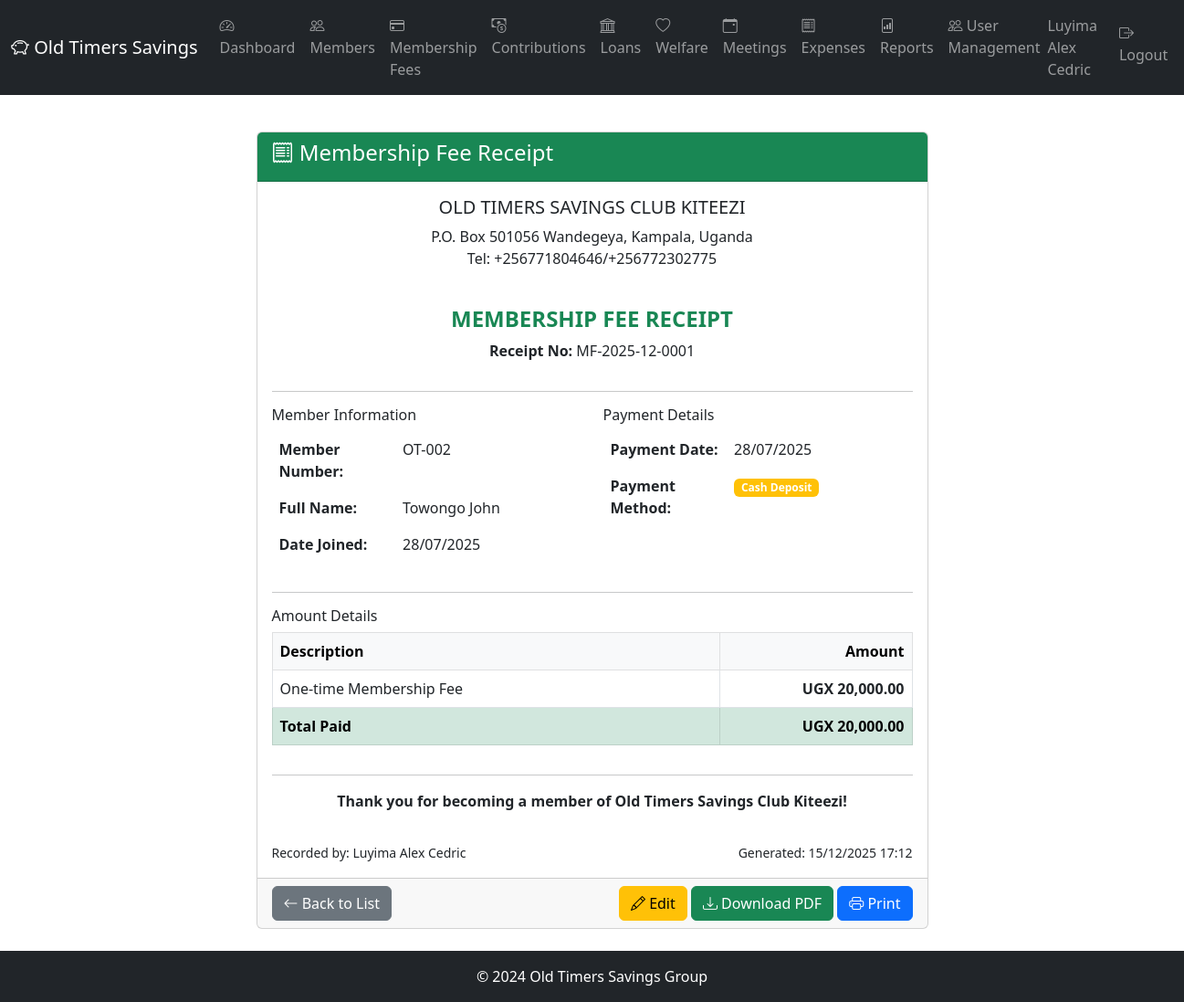
/membership-fees/receipt/MF-2025-12-0001 (signed in), run on the app's committed database.
### app/models/member.py (models this page shows, shortened)
class Member(db.Model):
    __tablename__ = 'members'
    id = db.Column(db.Integer, primary_key=True)
    member_number = db.Column(db.String(10), unique=True, nullable=False)  # OT-001
    full_name = db.Column(db.String(100), nullable=False)
    national_id = db.Column(db.String(20), unique=True)
    date_of_birth = db.Column(db.Date)
    gender = db.Column(db.String(10))  # Male, Female
    phone_primary = db.Column(db.String(20), nullable=False)
    phone_secondary = db.Column(db.String(20))
    email = db.Column(db.String(100))
    physical_address = db.Column(db.Text)
    occupation = db.Column(db.String(100))
    date_joined = db.Column(db.Date, nullable=False)
    membership_fee_paid = db.Column(db.Boolean, default=False)
    membership_fee_date = db.Column(db.Date)
    membership_fee_receipt = db.Column(db.String(20))
    status = db.Column(db.String(20), default='Active')  # Active, Inactive, Suspended, Expelled, Deceased
    total_contributed = db.Column(db.Numeric(15, 2), default=0.00)
    consecutive_months_paid = db.Column(db.Integer, default=0)
    last_contribution_date = db.Column(db.Date)
    qualified_for_benefits = db.Column(db.Boolean, default=False)
    suspension_date = db.Column(db.Date)
    expulsion_date = db.Column(db.Date)
    expulsion_reason = db.Column(db.Text)
    refund_amount = db.Column(db.Numeric(15, 2))
    refund_paid = db.Column(db.Boolean, default=False)
    created_at = db.Column(db.DateTime, default=datetime.utcnow)
    updated_at = db.Column(db.DateTime, default=datetime.utcnow, onupdate=datetime.utcnow)
    created_by = db.Column(db.Integer)
    next_of_kin = db.relationship('NextOfKin', backref='member', lazy='dynamic', cascade='all, delete-orphan')
    contributions = db.relationship('Contribution', backref='member', lazy='dynamic')
    welfare_requests = db.relationship('WelfareRequest', backref='member', lazy='dynamic')
    loans = db.relationship('Loan', backref='member', lazy='dynamic', foreign_keys='Loan.member_id')
    loans_guaranteed1 = db.relationship('Loan', foreign_keys='Loan.guarantor1_id', lazy='dynamic')
    loans_guaranteed2 = db.relationship('Loan', foreign_keys='Loan.guarantor2_id', lazy='dynamic')

### app/models/contribution.py (models this page shows, shortened)
class Receipt(db.Model):
    __tablename__ = 'receipts'
    id = db.Column(db.Integer, primary_key=True)
    receipt_number = db.Column(db.String(20), unique=True, nullable=False)
    contribution_id = db.Column(db.Integer, db.ForeignKey('contributions.id'))
    receipt_type = db.Column(db.String(20), nullable=False)  # Contribution, MembershipFee, LoanRepayment
    member_id = db.Column(db.Integer, db.ForeignKey('members.id'), nullable=False)
    amount = db.Column(db.Numeric(15, 2), nullable=False)
    payment_date = db.Column(db.Date, nullable=False)
    payment_method = db.Column(db.String(20), nullable=False)
    transaction_reference = db.Column(db.String(50))
    description = db.Column(db.Text)
    pdf_path = db.Column(db.String(255))
    generated_by = db.Column(db.Integer, db.ForeignKey('users.id'), nullable=False)
    created_at = db.Column(db.DateTime, default=datetime.utcnow)
    member = db.relationship('Member')
    generator = db.relationship('User', foreign_keys=[generated_by])

### app/routes/membership_fees.py (the view)
@membership_fees.route('/receipt/<string:receipt_number>')
@login_required
def view_receipt(receipt_number):
    if not (current_user.is_executive() or current_user.is_super_admin() or current_user.is_auditor()):
        abort(403)
    receipt = Receipt.query.filter_by(receipt_number=receipt_number).first_or_404()
    if receipt.receipt_type != 'MembershipFee':
        flash('This is not a membership fee receipt!', 'danger')
        return redirect(url_for('membership_fees.list_members'))
    return render_template('membership_fees/receipt.html', receipt=receipt)

### app/models/user.py (called while the page is built)
@login_manager.user_loader
def load_user(user_id):
    return User.query.get(int(user_id))

    def is_super_admin(self):
        return self.role == 'SuperAdmin'

    def is_executive(self):
        return self.role == 'Executive'

### app/templates/membership_fees/receipt.html (shortened to what this page needs)
{% extends "base.html" %}
{% block content %}
<div class="container py-4">
    <div class="row justify-content-center">
        <div class="col-md-8">
            <div class="card">
                <div class="card-header bg-success text-white">
                    <h4><i class="bi bi-receipt"></i> Membership Fee Receipt</h4>
                </div>
                <div class="card-body">
                    <div class="row mb-4">
                        <div class="col-md-12 text-center">
                            <h5>OLD TIMERS SAVINGS CLUB KITEEZI</h5>
                            <p class="mb-0">P.O. Box 501056 Wandegeya, Kampala, Uganda</p>
                            <p>Tel: +256771804646/+256772302775</p>
                        </div>
                    </div>
                    <div class="row mb-3">
                        <div class="col-md-12 text-center">
                            <h4 class="text-success"><strong>MEMBERSHIP FEE RECEIPT</strong></h4>
                            <p><strong>Receipt No:</strong> {{ receipt.receipt_number }}</p>
                        </div>
                    </div>
                    <hr>
                    <div class="row mb-3">
                        <div class="col-md-6">
                            <h6>Member Information</h6>
                            <table class="table table-borderless">
                                <tr>
                                    <td width="40%"><strong>Member Number:</strong></td>
                                    <td>{{ receipt.member.member_number }}</td>
                                </tr>
                                <tr>
                                    <td><strong>Full Name:</strong></td>
                                    <td>{{ receipt.member.full_name }}</td>
                                </tr>
                                <tr>
                                    <td><strong>Date Joined:</strong></td>
                                    <td>{{ receipt.member.date_joined.strftime('%d/%m/%Y') }}</td>
                                </tr>
                            </table>
                        </div>
                        <div class="col-md-6">
                            <h6>Payment Details</h6>
                            <table class="table table-borderless">
                                <tr>
                                    <td width="40%"><strong>Payment Date:</strong></td>
                                    <td>{{ receipt.payment_date.strftime('%d/%m/%Y') }}</td>
                                </tr>
                                <tr>
                                    <td><strong>Payment Method:</strong></td>
                                    <td>
                                        {% if receipt.payment_method == 'CashDeposit' %}
                                        <span class="badge bg-warning">Cash Deposit</span>
                                        {% elif receipt.payment_method == 'AgencyBanking' %}
                                        <span class="badge bg-success">Agency Banking</span>
                                        {% elif receipt.payment_method == 'EFT' %}
                                        <span class="badge bg-primary">EFT</span>
                                        {% elif receipt.payment_method == 'MobileMoney' %}
                                        <span class="badge bg-info">Mobile Money</span>
                                        {% endif %}
                                    </td>
                                </tr>
                            </table>
                        </div>
                    </div>
                    <hr>
                    <div class="row mb-3">
                        <div class="col-md-12">
                            <h6>Amount Details</h6>
                            <table class="table table-bordered">
                                <thead class="table-light">
                                    <tr>
                                        <th>Description</th>
                                        <th width="30%" class="text-end">Amount</th>
                                    </tr>
                                </thead>
                                <tbody>
                                    <tr>
                                        <td>One-time Membership Fee</td>
                                        <td class="text-end"><strong>UGX {{ "{:,.2f}".format(receipt.amount) }}</strong></td>
                                    </tr>
                                </tbody>
                                <tfoot class="table-success">
                                    <tr>
                                        <th>Total Paid</th>
                                        <th class="text-end">UGX {{ "{:,.2f}".format(receipt.amount) }}</th>
                                    </tr>
                                </tfoot>
                            </table>
                        </div>
                    </div>
                    <hr>
                    <div class="row mb-3">
                        <div class="col-md-12">
                            <p class="text-center"><strong>Thank you for becoming a member of Old Timers Savings Club Kiteezi!</strong></p>
                        </div>
                    </div>
                    <div class="row">
                        <div class="col-md-6">
                            <p class="mb-0"><small>Recorded by: {{ receipt.generator.member.full_name }}</small></p>
                        </div>
                        <div class="col-md-6 text-end">
                            <p class="mb-0"><small>Generated: {{ receipt.created_at.strftime('%d/%m/%Y %H:%M') }}</small></p>
                        </div>
                    </div>
                </div>
                <div class="card-footer">
                    <div class="d-flex justify-content-between">
                        <a href="{{ url_for('membership_fees.list_members') }}" class="btn btn-secondary">
                            <i class="bi bi-arrow-left"></i> Back to List
                        </a>
                        <div>
                            <a href="{{ url_for('membership_fees.edit_payment', receipt_number=receipt.receipt_number) }}"
                               class="btn btn-warning">
                                <i class="bi bi-pencil"></i> Edit
                            </a>
                            <a href="{{ url_for('membership_fees.download_receipt', receipt_number=receipt.receipt_number) }}"
                               class="btn btn-success">
                                <i class="bi bi-download"></i> Download PDF
                            </a>
                            <button onclick="window.print()" class="btn btn-primary">
                                <i class="bi bi-printer"></i> Print
                            </button>
                        </div>
                    </div>
                </div>
            </div>
        </div>
    </div>
</div>
{% endblock %}

### app/templates/base.html (shortened to what this page needs)
<!DOCTYPE html>
<html lang="en">
<head>
    <link href="https://cdn.jsdelivr.net/npm/bootstrap@5.3.0/dist/css/bootstrap.min.css" rel="stylesheet">
    <link rel="stylesheet" href="https://cdn.jsdelivr.net/npm/bootstrap-icons@1.10.0/font/bootstrap-icons.css">
</head>
<body>
    {% if current_user.is_authenticated %}
    <nav class="navbar navbar-expand-lg navbar-dark bg-dark">
        <div class="container-fluid">
            <a class="navbar-brand" href="{{ url_for('main.dashboard') }}">
                <i class="bi bi-piggy-bank"></i> Old Timers Savings
            </a>
            <div class="collapse navbar-collapse">
                <ul class="navbar-nav me-auto">
                    <li class="nav-item">
                        <a class="nav-link" href="{{ url_for('main.dashboard') }}">
                            <i class="bi bi-speedometer2"></i> Dashboard
                        </a>
                    </li>
                    {% if current_user.is_super_admin() or current_user.is_executive() or current_user.is_auditor() %}
                    <li class="nav-item">
                        <a class="nav-link" href="{{ url_for('members.list_members') }}">
                            <i class="bi bi-people"></i> Members
                        </a>
                    </li>
                    <li class="nav-item">
                        <a class="nav-link" href="{{ url_for('membership_fees.list_members') }}">
                            <i class="bi bi-credit-card"></i> Membership Fees
                        </a>
                    </li>
                    <li class="nav-item">
                        <a class="nav-link" href="{{ url_for('contributions.list_contributions') }}">
                            <i class="bi bi-cash-coin"></i> Contributions
                        </a>
                    </li>
                    <li class="nav-item">
                        <a class="nav-link" href="{{ url_for('loans.list_loans') }}">
                            <i class="bi bi-bank"></i> Loans
                        </a>
                    </li>
                    <li class="nav-item">
                        <a class="nav-link" href="{{ url_for('welfare.list_requests') }}">
                            <i class="bi bi-heart"></i> Welfare
                        </a>
                    </li>
                    <li class="nav-item">
                        <a class="nav-link" href="{{ url_for('meetings.list_meetings') }}">
                            <i class="bi bi-calendar-event"></i> Meetings
                        </a>
                    </li>
                    <li class="nav-item">
                        <a class="nav-link" href="{{ url_for('expenses.list_expenses') }}">
                            <i class="bi bi-receipt"></i> Expenses
                        </a>
                    </li>
                    {% endif %}
                    <li class="nav-item">
                        <a class="nav-link" href="{{ url_for('reports.reports_index') }}">
                            <i class="bi bi-file-bar-graph"></i> Reports
                        </a>
                    </li>
                    {% if current_user.is_super_admin() %}
                    <li class="nav-item">
                        <a class="nav-link" href="{{ url_for('users.list_users') }}">
                            <i class="bi bi-people"></i> User Management
                        </a>
                    </li>
                    {% endif %}
                </ul>
                <ul class="navbar-nav ms-auto">
                    <li class="nav-item">
                        <span class="navbar-text me-3">
                            {{ current_user.member.full_name }}
                        </span>
                    </li>
                    <li class="nav-item">
                        <a class="nav-link" href="{{ url_for('auth.logout') }}">
                            <i class="bi bi-box-arrow-right"></i> Logout
                        </a>
                    </li>
                </ul>
            </div>
        </div>
    </nav>
    {% endif %}
    <main>
        {% block content %}{% endblock %}
    </main>
    <footer class="bg-dark text-white text-center py-3 mt-auto">
        <p class="mb-0">&copy; 2024 Old Timers Savings Group</p>
    </footer>
</body>
</html>

### app/templates/base.html (style rules this page uses)
body { min-height: 100vh; display: flex; flex-direction: column; }
main { flex: 1; }

### data on the page
Member: member.full_name "Luyima Alex Cedric", generator.member.full_name "Luyima Alex Cedric"
Receipt: receipt_number "MF-2025-12-0001", payment_date "28/07/2025", amount "20,000.00", created_at "15/12/2025 17:12"
Member: member.member_number "OT-002", member.full_name "Towongo John", member.date_joined "28/07/2025"
